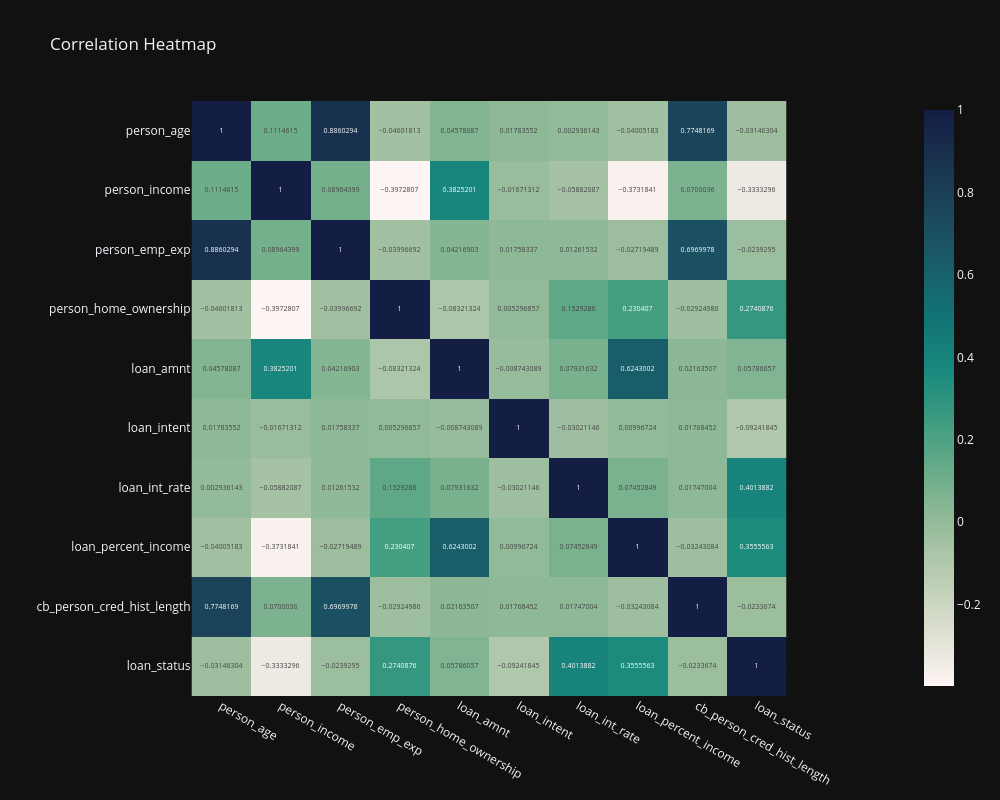

The notebook cell this image was saved under:
### Code cell
# Show New Correlation
combined = pd.DataFrame(X_train_resample, columns=X_train.columns)
combined['loan_status'] = y_train_resample
fig = px.imshow(combined.corr(), 
                text_auto=True, 
                color_continuous_scale = "tempo",  
                template='plotly_dark',
                title="Correlation Heatmap")
fig.update_layout(
    width=1000, 
    height=800  
)
fig.show()

### Figure 1 — Plotly figure (JSON) as saved in the notebook; plotly's stock layout.template omitted (floating-point values rounded to 4 significant figures)
{"data": [{"coloraxis": "coloraxis", "hovertemplate": "x: %{x}<br>y: %{y}<br>color: %{z}<extra></extra>", "name": "0", "texttemplate": "%{z}", "type": "heatmap", "x": ["person_age", "person_income", "person_emp_exp", "person_home_ownership", "loan_amnt", "loan_intent", "loan_int_rate", "loan_percent_income", "cb_person_cred_hist_length", "loan_status"], "xaxis": "x", "y": ["person_age", "person_income", "person_emp_exp", "person_home_ownership", "loan_amnt", "loan_intent", "loan_int_rate", "loan_percent_income", "cb_person_cred_hist_length", "loan_status"], "yaxis": "y", "z": [[1.0, 0.1115, 0.886, -0.04602, 0.04578, 0.01784, 0.002936, -0.04005, 0.7748, -0.03146], [0.1115, 1.0, 0.08964, -0.3973, 0.3825, -0.01671, -0.05882, -0.3732, 0.07, -0.3333], [0.886, 0.08964, 1.0, -0.03997, 0.04217, 0.01758, 0.01262, -0.02719, 0.697, -0.02393], [-0.04602, -0.3973, -0.03997, 1.0, -0.08321, 0.005297, 0.1529, 0.2304, -0.02925, 0.2741], [0.04578, 0.3825, 0.04217, -0.08321, 1.0, -0.008743, 0.07932, 0.6243, 0.02164, 0.05786], [0.01784, -0.01671, 0.01758, 0.005297, -0.008743, 1.0, -0.03021, 0.009967, 0.01768, -0.09242], [0.002936, -0.05882, 0.01262, 0.1529, 0.07932, -0.03021, 1.0, 0.07453, 0.01747, 0.4014], [-0.04005, -0.3732, -0.02719, 0.2304, 0.6243, 0.009967, 0.07453, 1.0, -0.03243, 0.3556], [0.7748, 0.07, 0.697, -0.02925, 0.02164, 0.01768, 0.01747, -0.03243, 1.0, -0.02337], [-0.03146, -0.3333, -0.02393, 0.2741, 0.05786, -0.09242, 0.4014, 0.3556, -0.02337, 1.0]]}], "layout": {"coloraxis": {"colorscale": [[0, "rgb(254, 245, 244)"], [0.09091, "rgb(222, 224, 210)"], [0.1818, "rgb(189, 206, 181)"], [0.2727, "rgb(153, 189, 156)"], [0.3636, "rgb(110, 173, 138)"], [0.4545, "rgb(65, 157, 129)"], [0.5455, "rgb(25, 137, 125)"], [0.6364, "rgb(18, 116, 117)"], [0.7273, "rgb(25, 94, 106)"], [0.8182, "rgb(28, 72, 93)"], [0.9091, "rgb(25, 51, 80)"], [1, "rgb(20, 29, 67)"]]}, "height": 800, "title": {"text": "Correlation Heatmap"}, "width": 1000, "xaxis": {"anchor": "y", "constrain": "domain", "domain": [0, 1], "scaleanchor": "y"}, "yaxis": {"anchor": "x", "autorange": "reversed", "constrain": "domain", "domain": [0, 1]}}}
